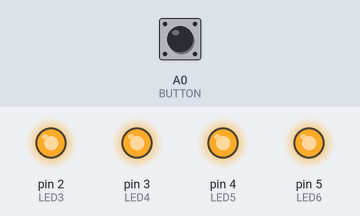
The sketch below on a simulated Arduino Uno, built with avr-gcc and run on an emulated ATmega328P. Parts: output pins drawn as LEDs (lit = HIGH). The inputs (shaded band) are chosen by the test bench; at power-on: A0 (BUTTON) HIGH. Random numbers use the default seed unless the sketch sets one; pins used as bus, display or sensor lines are not drawn; what the sketch prints to the serial monitor is not drawn.

Above: at 1.2 s.
1.3 s: A0 (BUTTON) pulled LOW for 0.15 s
At 2.5 s:
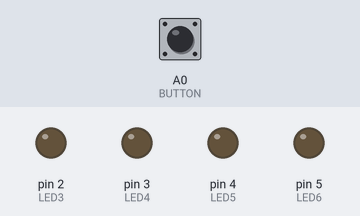
2.9 s: A0 (BUTTON) pulsed LOW 2 times (0.12 s each, 0.3 s apart)
At 4.1 s:
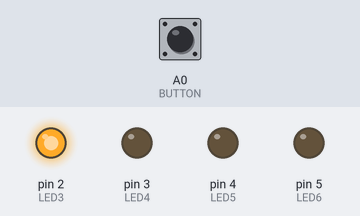
5.0 s: A0 (BUTTON) pulled LOW for 1 s
At 5.5 s:
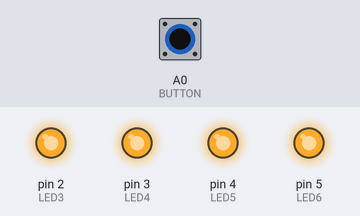
Timing chart, 0 to 8.0 s (numbered marks = the images above; inputs shaded):
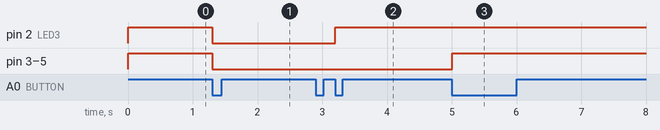

Measured:
- after the input at 1.3 s, pin 2 (LED3), pin 3 (LED4), pin 4 (LED5), pin 5 (LED6): HIGH → LOW at once
- after the input at 2.9 s, pin 2 (LED3): LOW → HIGH after 0.30 s
- after the input at 5.0 s, pin 3 (LED4), pin 4 (LED5), pin 5 (LED6): LOW → HIGH at once

The sketch:

Dice_Roller.ino
```cpp
/*
  COMP-50 Wearables Dice Roller
  This sketch uses a button between pin A0 and
  ground to toggle LEDs.
*/
#include <PinChangeInt.h>

#define BUTTON A0
#define LED1 0
#define LED2 1
#define LED3 2
#define LED4 3
#define LED5 4
#define LED6 5

bool button_pushed = false;
int light_status = HIGH;

void setup() {
        pinMode(LED1, OUTPUT);          // LED
        pinMode(LED2, OUTPUT);          // LED
        pinMode(LED3, OUTPUT);          // LED
        pinMode(LED4, OUTPUT);          // LED
        pinMode(LED5, OUTPUT);          // LED
        pinMode(LED6, OUTPUT);          // LED
        pinMode(BUTTON, INPUT_PULLUP); // button
        attachPinChangeInterrupt(BUTTON, button, FALLING);
        Serial.begin(57600);
        Serial.setTimeout(25);
        digitalWrite(LED1, light_status);
        digitalWrite(LED2, light_status);
        digitalWrite(LED3, light_status);
        digitalWrite(LED4, light_status);
        digitalWrite(LED5, light_status);
        digitalWrite(LED6, light_status);
}

void loop() {
        if (button_pushed) {
                // send a "b" via the serial connection for debugging
                Serial.write((const uint8_t *)"b", 1);

                int num_leds = random(0, 7);
                /* Turn on correct LEDs  */
                for(int i = 0; i <= num_leds; i++) {
                    digitalWrite(i, HIGH);
                }
                /* Turn off remaining LEDs*/
                for(int i = 5; i > num_leds; i--) {
                    digitalWrite(i, LOW);
                }
                button_pushed = false;
        }
        delay(10);
}

void button() { // will be called via interrupt when button is pressed
        static unsigned long last_interrupt_time = 0;
        unsigned long interrupt_time = millis();
        // If interrupts come faster than 200ms, assume it's a bounce and ignore
        if ((interrupt_time - last_interrupt_time > 200) and !button_pushed) {
                // button pressed
                if (!button_pushed)
                        button_pushed = true;
        }
        last_interrupt_time = interrupt_time;
}
```
